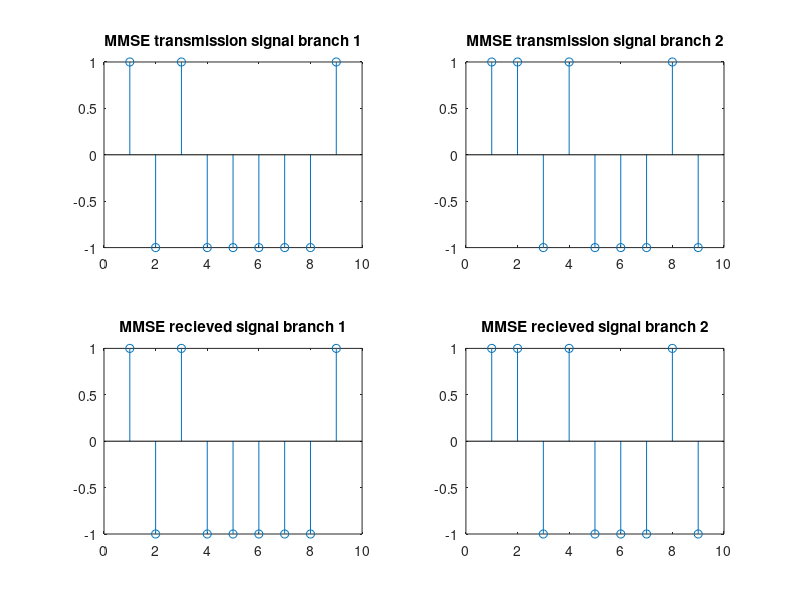

Recreate this plot in MATLAB.
clf;clear all;close all;
tic;
SNR_DB = 20;
sig_1 = [1 -1 1 -1 -1 -1 -1 -1 1];
sig_2 = [1 1 -1 1 -1 -1 -1 1 -1];
trans_sig = [sig_1 ; sig_2];
% 2x2 System
H = [[5 6];[7 8]];
mimo_rcv = H*trans_sig;
% ------------------MMSE Process-----------------

% MMSE Dectector
% calculate Signal to noise power ratio : sigm
sigm = 10^(SNR_DB/10);

W = inv(H'*H + 1/sigm * eye(2))*H';
% signal detect
mmse_rcv_sig = W * mimo_rcv;
mmse_rcv_sig(mmse_rcv_sig>0) = 1;
mmse_rcv_sig(mmse_rcv_sig<0) = -1;
whole_time = toc;
% MMSE
figure();
subplot(2,2,1);stem(sig_1);title("MMSE transmission signal branch 1");
subplot(2,2,2);stem(sig_2);title("MMSE transmission signal branch 2");
subplot(2,2,3);stem(mmse_rcv_sig(1,:));title("MMSE recieved signal branch 1");
subplot(2,2,4);stem(mmse_rcv_sig(2,:));title("MMSE recieved signal branch 2");
